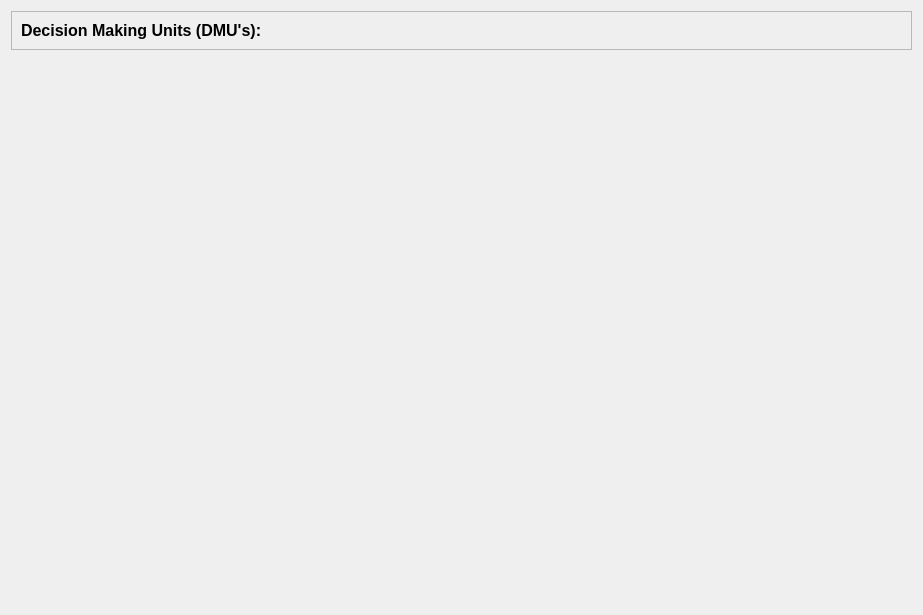
<?xml version="1.0" encoding="UTF-8"?>
<ui version="4.0">
 <class>NewGeneManageDMUs</class>
 <widget class="QWidget" name="NewGeneManageDMUs">
  <property name="geometry">
   <rect>
    <x>0</x>
    <y>0</y>
    <width>923</width>
    <height>615</height>
   </rect>
  </property>
  <property name="windowTitle">
   <string>Form</string>
  </property>
  <layout class="QVBoxLayout" name="verticalLayout">
   <item>
    <widget class="QFrame" name="frame">
     <property name="sizePolicy">
      <sizepolicy hsizetype="Preferred" vsizetype="Preferred">
       <horstretch>0</horstretch>
       <verstretch>1</verstretch>
      </sizepolicy>
     </property>
     <property name="frameShape">
      <enum>QFrame::StyledPanel</enum>
     </property>
     <property name="frameShadow">
      <enum>QFrame::Raised</enum>
     </property>
     <layout class="QHBoxLayout" name="horizontalLayout">
      <item>
       <widget class="QLabel" name="label">
        <property name="sizePolicy">
         <sizepolicy hsizetype="Preferred" vsizetype="Preferred">
          <horstretch>0</horstretch>
          <verstretch>1</verstretch>
         </sizepolicy>
        </property>
        <property name="text">
         <string>&lt;html&gt;&lt;head/&gt;&lt;body&gt;&lt;p&gt;&lt;span style=&quot; font-size:12pt; font-weight:600; color:#000000;&quot;&gt;Decision Making Units (DMU's):&lt;/span&gt;&lt;/p&gt;&lt;/body&gt;&lt;/html&gt;</string>
        </property>
        <property name="textFormat">
         <enum>Qt::RichText</enum>
        </property>
       </widget>
      </item>
     </layout>
    </widget>
   </item>
   <item>
    <widget class="DisplayDMUsRegion" name="widget" native="true">
     <property name="sizePolicy">
      <sizepolicy hsizetype="Preferred" vsizetype="Preferred">
       <horstretch>0</horstretch>
       <verstretch>25</verstretch>
      </sizepolicy>
     </property>
    </widget>
   </item>
  </layout>
 </widget>
 <customwidgets>
  <customwidget>
   <class>DisplayDMUsRegion</class>
   <extends>QWidget</extends>
   <header>displaydmusregion.h</header>
   <container>1</container>
  </customwidget>
 </customwidgets>
 <resources/>
 <connections/>
</ui>
